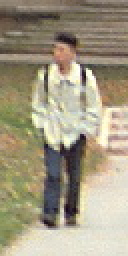
#> input picture Analysis/data/processed/human_deduplicated/00177_male_fore.jpg, 64 x 128 px (shown 2 times larger)
$ jupyter execute --allow-errors notebook.ipynb
#> lines starting #> are read from the running program, lines starting #| are printed output that depends on the picture
[intro and member names etc]

# Final/base HOG and SVM

Notes:     # c value and regularisation

## Setup

[cell 1]
# Import required libraries

import numpy as np
from matplotlib import pyplot as plt
from skimage import color
from skimage.feature import hog
from sklearn.model_selection import train_test_split
from skimage import color, io
import os
import shutil
from PIL import Image
import ablation_hog
import importlib
importlib.reload(ablation_hog)
from sklearn.metrics import accuracy_score, precision_score, recall_score, f1_score, confusion_matrix
import pandas as pd
from sklearn.svm import LinearSVC
from sklearn.model_selection import GridSearchCV
import joblib

# Checking it can read the data
# from subprocess import check_output
# print(check_output(["ls", "data/raw/human"]).decode("utf8"))

# Defining image dimensions for HOG
IMG_WIDTH = 64
IMG_HEIGHT = 128

RAW_HUMAN_DIR = "data/raw/human"
RAW_NONHUMAN_DIR = "data/raw/nonhuman_cleaned" # Cleaned nonhuman images
# RAW_NONHUMAN_DIR = "data/raw/nonhuman"

PROCESSED_HUMAN_DIR = "data/processed/human"
PROCESSED_NONHUMAN_DIR = "data/processed/nonhuman"

IMAGE_EXTENSIONS = (".jpg", ".jpeg", ".png", ".bmp")

[cell 2]
processed_dir = os.path.join('data', 'processed')

# Delete the 'processed' folder if it exists
if os.path.exists(processed_dir):
    shutil.rmtree(processed_dir)
    print(f"Deleted folder: {processed_dir}")
else:
    print(f"No folder to delete at: {processed_dir}")

## Data processing

[cell 3]
import os
from difflib import SequenceMatcher

# Directories
input_folder = "data/raw/human"
output_folder = "data/processed/human_deduplicated"
os.makedirs(output_folder, exist_ok=True)

# [9 lines left out: function is_new_person, not called in this run]

filenames = sorted([
    f for f in os.listdir(input_folder)
    if f.lower().endswith(('.jpg', '.jpeg', '.png', '.bmp'))
])

# Group based on filename change
grouped = []
current_group = [filenames[0]]

for i in range(1, len(filenames)):
    if is_new_person(filenames[i - 1], filenames[i]):
        grouped.append(current_group)
        current_group = [filenames[i]]
    else:
        current_group.append(filenames[i])

grouped.append(current_group)  # Add the last group

# Print out group sizes
for idx, group in enumerate(grouped):
    print(f"Person {idx:03d} ({len(group)} images): {group}")

# Copy one image per group
for idx, group in enumerate(grouped):
    representative = group[0]
    src = os.path.join(input_folder, representative)
    dst = os.path.join(output_folder, representative)
    shutil.copy2(src, dst)
#> further down, img is the input picture: PIL image 64x128 RGB; mean R, G, B 162.5, 153.4, 130.2

print(f"Deduplicated {len(filenames)} → {len(grouped)} images.")

### Resizing and centre cropping human image examples

`resize_and_center_crop` starts with ~18000 images and ends with ~12000 images.

`resize_with_padding` starts with ~18000 images and does not discard any images.

[cell 4]
# input_folder = RAW_HUMAN_DIR
input_folder = "data/processed/human_deduplicated"
output_folder = "data/processed/human_resized"
os.makedirs(output_folder, exist_ok=True)

def resize_with_padding(img, target_width=IMG_WIDTH, target_height=IMG_HEIGHT, fill_color=(0, 0, 0)):
#> called with target_width = 64, target_height = 128, fill_color = (0, 0, 0)
    img_ratio = img.width / img.height
#> img_ratio = 0.5
    target_ratio = target_width / target_height

    # Resize while keeping aspect ratio (fit inside target box)
    if img_ratio > target_ratio:
        # Image is wider than target — resize based on width
        new_width = target_width
        new_height = int(target_width / img_ratio)
    else:
        # Image is taller or narrower than target — resize based on height
        new_height = target_height
        new_width = int(target_height * img_ratio)
#> new_width = 64

    img_resized = img.resize((new_width, new_height), Image.LANCZOS)

    # Create new image and paste the resized on center
    new_img = Image.new("RGB", (target_width, target_height), fill_color)
#> new_img: PIL image 64x128 RGB; every value is 0
    left = (target_width - new_width) // 2
#> left = 0
    top = (target_height - new_height) // 2
    new_img.paste(img_resized, (left, top))

    return new_img

# [23 lines left out: function resize_and_center_crop, not called in this run]

for filename in os.listdir(input_folder):
    if filename.lower().endswith((IMAGE_EXTENSIONS)):
        path = os.path.join(input_folder, filename)
        img = Image.open(path)
        # img = Image.open(path).convert("RGB")
        cropped = resize_with_padding(img)
        cropped.save(os.path.join(output_folder, filename))

### Downscaling and obtaining non-overlapping crops of nonhuman images

Starts with 1218 nonhuman images and ends with ~13000 unique nonhuman images.

[cell 5]
input_folder = RAW_NONHUMAN_DIR
output_folder = PROCESSED_NONHUMAN_DIR
os.makedirs(output_folder, exist_ok=True)

crop_id = 0  # Unique filename ID
scale_factor = 11 / 20  # Downsize images before cropping

#> (the rest of this cell did not finish here and is left out)

## HOG and SVM training and evaluation

[cell 6]
from ablation_hog import custom_hog

# Best parameters for HOG
ORIENTATIONS = 18
PIXELS_PER_CELL = (8, 8)
CELLS_PER_BLOCK = (2, 2)
BLOCK_NORM = 'L2-Hys'
FEATURE_VECTOR = True
# GRADIENT = 'scharr'
# GAMMA=1.0
# GAUSSIAN_SIGMA=0.0

[cell 7]
image_size = (IMG_WIDTH, IMG_HEIGHT)

# [11 lines of commented-out code are left out]

def extract_hog(human_dir, nonhuman_dir, orientations, pixels_per_cell, cells_per_block, block_norm, feature_vector):
    features = []
    labels = []

    # Process human images (label = 1)
    for fname in os.listdir(human_dir):
        path = os.path.join(human_dir, fname)
        img = Image.open(path).convert("L").resize(image_size)
        img_np = np.array(img)
        hog_feature = hog(img_np,
                            orientations=orientations,
                            pixels_per_cell=pixels_per_cell,
                            cells_per_block=cells_per_block,
                            block_norm=block_norm,
                            feature_vector=feature_vector)
        features.append(hog_feature)
        labels.append(1)

    # Process nonhuman images (label = 0)
    for fname in os.listdir(nonhuman_dir):
        path = os.path.join(nonhuman_dir, fname)
        img = Image.open(path).convert("L").resize(image_size)
        img_np = np.array(img)
        hog_feature = hog(img_np,
                            orientations=orientations,
                            pixels_per_cell=pixels_per_cell,
                            cells_per_block=cells_per_block,
                            block_norm=block_norm,
                            feature_vector=feature_vector)
        features.append(hog_feature)
        labels.append(0)

    return features, labels

def split_data(features, labels):
    # Train/test split
    X_train, X_test, y_train, y_test = train_test_split(
        features, labels, test_size=0.2, shuffle=True, stratify=labels, random_state=42
    )
    return X_train, X_test, y_train, y_test

[cell 8]
# [61 lines left out: functions compute_metrics, evaluate_thresholds, train_and_evaluate_model, not called in this run]

[cell 9]
def full_pipeline(human_dir, nonhuman_dir, orientations, pixels_per_cell, cells_per_block, block_norm, feature_vector):
    features, labels = extract_hog(human_dir, nonhuman_dir, orientations, pixels_per_cell, cells_per_block, block_norm, feature_vector)
    X_train, X_test, y_train, y_test = split_data(features, labels)
    clf, train_metrics, test_metrics, threshold_results = train_and_evaluate_model(X_train, y_train, X_test, y_test)
    return clf, train_metrics, test_metrics, threshold_results

# Run the full pipeline on the best parameters
#> (the rest of this cell did not finish here and is left out)

[cell 10]
# TODO: Optimise SVM parameters for further performance improvement
RUN_GRIDSEARCH = False
BEST_C = 10

# [13 lines of commented-out code are left out]

#> (a cell that did not finish here is left out)

# Ablation studies

## Study 1: Effect of number of orientation bins on miss rate and false positives

[cell 12]
orientations = [6, 8, 9, 12, 18]
orientation_metrics = []
orientation_threshold_results = []

#> (the rest of this cell did not finish here and is left out)


    # Combine into a DataFrame
    df = pd.DataFrame([train_metrics, test_metrics], index=["Train Set", "Test Set"])

    # Display nicely
    print(f"Evaluation Metrics for orientation {orientation}:")
    display(df.round(4))

    orientation_metrics.append((train_metrics, test_metrics))
    orientation_threshold_results.append(threshold_results)

[cell 13]
plt.figure(figsize=(8, 8))

for orientation, results in enumerate(orientation_threshold_results):
    fpr = [r['FPR'] for r in results]
    fnr = [r['FNR'] for r in results]
    plt.plot(fpr, fnr, label=f"Orientation {orientations[orientation]}")

plt.xlabel("False Positive Rate (FPR)")
plt.ylabel("False Negative Rate (FNR) / Miss Rate")
plt.title("Detection Error Tradeoff Curve")
plt.grid(True)
plt.legend()
plt.show()

[cell 14]
orientation_test_miss_rates = [test["Miss Rate"] for _, test in orientation_metrics]
orientation_test_fpr = [test["False Positive Rate"] for _, test in orientation_metrics]

# [9 lines of commented-out code are left out]

plt.figure(figsize=(8, 6))

#> (the rest of this cell did not finish here and is left out)

## Study 2: Effect of block size on miss rate and false positives

[cell 15]
block_sizes = [(8, 8), (16, 16), (24, 24), (32, 32)]
block_size_metrics = []
block_size_threshold_results = []

#> (the rest of this cell did not finish here and is left out)


    # Combine into a DataFrame
    df = pd.DataFrame([train_metrics, test_metrics], index=["Train Set", "Test Set"])

    # Display nicely
    print(f"Evaluation Metrics for block size {block_size}:")
    display(df.round(4))

    block_size_metrics.append((train_metrics, test_metrics))
    block_size_threshold_results.append(threshold_results)

[cell 16]
block_size_test_miss_rates = [test["Miss Rate"] for _, test in block_size_metrics]
block_size_test_fpr = [test["False Positive Rate"] for _, test in block_size_metrics]

plt.figure(figsize=(8, 6))

#> (the rest of this cell did not finish here and is left out)

## Study 3: Effect of normalisation technique on miss rate and false positives

[cell 17]
norm_techniques = ['L1', 'L1-sqrt', 'L2', 'L2-Hys']
norm_technique_metrics = []
norm_technique_threshold_results = []

#> (the rest of this cell did not finish here and is left out)


    # Combine into a DataFrame
    df = pd.DataFrame([train_metrics, test_metrics], index=["Train Set", "Test Set"])

    # Display nicely
    print(f"Evaluation Metrics for normalisation technique {norm_technique}:")
    display(df.round(4))

    norm_technique_metrics.append((train_metrics, test_metrics))
    norm_technique_threshold_results.append(threshold_results)

[cell 18]
norm_technique_test_miss_rates = [test["Miss Rate"] for _, test in norm_technique_metrics]

# Plot Miss Rate vs Normalisation Techniques
plt.figure(figsize=(10, 5))
#> (the rest of this cell did not finish here and is left out)

[cell 19]
norm_technique_test_miss_rates = [test["Miss Rate"] for _, test in norm_technique_metrics]
norm_technique_test_fpr = [test["False Positive Rate"] for _, test in norm_technique_metrics]

plt.figure(figsize=(8, 6))

#> (the rest of this cell did not finish here and is left out)

### Visualisation of HOG and other debugging (might be useful later)

[cell 20]
from skimage import data, exposure

# img = Image.open(img_path).convert("L").resize(image_size)


# [14 lines left out: function extract_hog_features, not called in this run]

#> (the rest of this cell did not finish here and is left out)

[cell 21]
# Load and convert image to grayscale
image = io.imread("data/processed/human/0_8.jpg")  # replace with your path
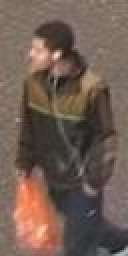
#> input picture GUI/Examples/human/0_8.jpg, 64 x 128 px, found by its file name (shown 2 times larger)
#> image is the input picture: shape (128, 64, 3); mean R, G, B 111.9, 92.9, 82.7
gray_image = color.rgb2gray(image)
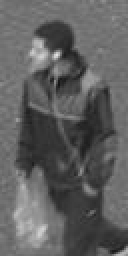
#> gray_image: shape (128, 64) float64 (shown 2 times larger); min 0.0806, max 0.891, mean 0.377

# Compute HOG features and visualization
features, hog_image = hog(
    gray_image,
    orientations=9,
    pixels_per_cell=(8, 8),
    cells_per_block=(2, 2),
    visualize=True,
    block_norm='L2-Hys'
)
#> features = 3780 values, max 0.4 at index 943, min 0 at index 69, mean 0.136

# Plot original and HOG gradient image
plt.figure(figsize=(10, 5))

plt.subplot(1, 2, 1)
plt.imshow(gray_image, cmap="gray")
plt.title("Original Grayscale Image")

plt.subplot(1, 2, 2)
plt.imshow(hog_image, cmap="gray")
plt.title("HOG Gradient Visualization")

plt.tight_layout()
plt.show()
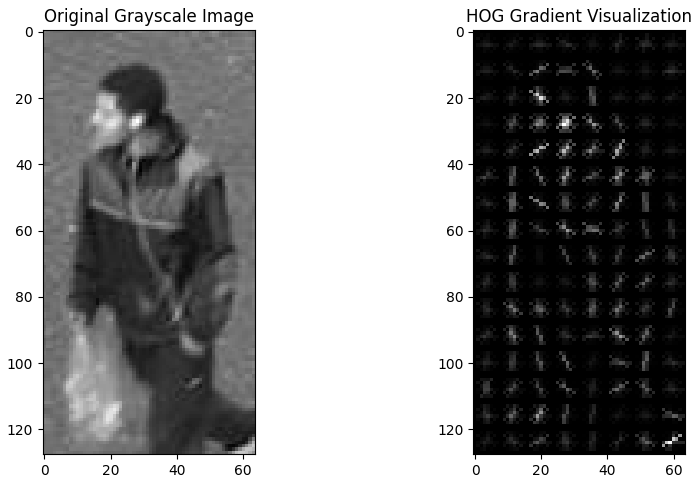
#> figure drawn by matplotlib, 2 panels
